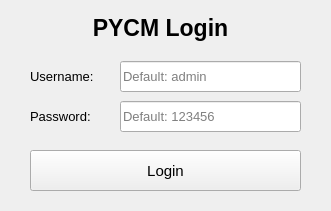
<?xml version="1.0" encoding="UTF-8"?>
<ui version="4.0">
 <class>LoginForm</class>
 <widget class="QWidget" name="LoginForm">
  <property name="windowModality">
   <enum>Qt::ApplicationModal</enum>
  </property>
  <property name="geometry">
   <rect>
    <x>0</x>
    <y>0</y>
    <width>331</width>
    <height>211</height>
   </rect>
  </property>
  <property name="minimumSize">
   <size>
    <width>331</width>
    <height>211</height>
   </size>
  </property>
  <property name="maximumSize">
   <size>
    <width>331</width>
    <height>211</height>
   </size>
  </property>
  <property name="windowTitle">
   <string>PYCM Login</string>
  </property>
  <property name="windowIcon">
   <iconset resource="../Resources/Resources.qrc">
    <normaloff>:/Core/Core/Logo.png</normaloff>:/Core/Core/Logo.png</iconset>
  </property>
  <widget class="QLineEdit" name="username">
   <property name="geometry">
    <rect>
     <x>120</x>
     <y>61</y>
     <width>181</width>
     <height>31</height>
    </rect>
   </property>
   <property name="font">
    <font>
     <pointsize>10</pointsize>
    </font>
   </property>
   <property name="placeholderText">
    <string>Default: admin</string>
   </property>
  </widget>
  <widget class="QLineEdit" name="password">
   <property name="geometry">
    <rect>
     <x>120</x>
     <y>101</y>
     <width>181</width>
     <height>31</height>
    </rect>
   </property>
   <property name="font">
    <font>
     <pointsize>10</pointsize>
    </font>
   </property>
   <property name="echoMode">
    <enum>QLineEdit::Password</enum>
   </property>
   <property name="placeholderText">
    <string>Default: 123456</string>
   </property>
  </widget>
  <widget class="QLabel" name="title">
   <property name="geometry">
    <rect>
     <x>30</x>
     <y>12</y>
     <width>261</width>
     <height>31</height>
    </rect>
   </property>
   <property name="font">
    <font>
     <pointsize>17</pointsize>
     <weight>75</weight>
     <bold>true</bold>
    </font>
   </property>
   <property name="text">
    <string>PYCM Login</string>
   </property>
   <property name="alignment">
    <set>Qt::AlignCenter</set>
   </property>
   <property name="wordWrap">
    <bool>false</bool>
   </property>
  </widget>
  <widget class="QLabel" name="label_username">
   <property name="geometry">
    <rect>
     <x>30</x>
     <y>61</y>
     <width>81</width>
     <height>31</height>
    </rect>
   </property>
   <property name="font">
    <font>
     <pointsize>10</pointsize>
    </font>
   </property>
   <property name="text">
    <string>Username:</string>
   </property>
  </widget>
  <widget class="QLabel" name="label_password">
   <property name="geometry">
    <rect>
     <x>30</x>
     <y>101</y>
     <width>81</width>
     <height>31</height>
    </rect>
   </property>
   <property name="font">
    <font>
     <pointsize>10</pointsize>
    </font>
   </property>
   <property name="text">
    <string>Password:</string>
   </property>
   <property name="alignment">
    <set>Qt::AlignLeading|Qt::AlignLeft|Qt::AlignVCenter</set>
   </property>
  </widget>
  <widget class="QPushButton" name="login_button">
   <property name="geometry">
    <rect>
     <x>30</x>
     <y>150</y>
     <width>271</width>
     <height>41</height>
    </rect>
   </property>
   <property name="font">
    <font>
     <pointsize>11</pointsize>
    </font>
   </property>
   <property name="text">
    <string>Login</string>
   </property>
   <property name="shortcut">
    <string>Return</string>
   </property>
  </widget>
 </widget>
 <resources>
  <include location="../Resources/Resources.qrc"/>
 </resources>
 <connections>
  <connection>
   <sender>login_button</sender>
   <signal>clicked()</signal>
   <receiver>LoginForm</receiver>
   <slot>login()</slot>
   <hints>
    <hint type="sourcelabel">
     <x>214</x>
     <y>191</y>
    </hint>
    <hint type="destinationlabel">
     <x>256</x>
     <y>222</y>
    </hint>
   </hints>
  </connection>
 </connections>
 <slots>
  <slot>login()</slot>
 </slots>
</ui>
